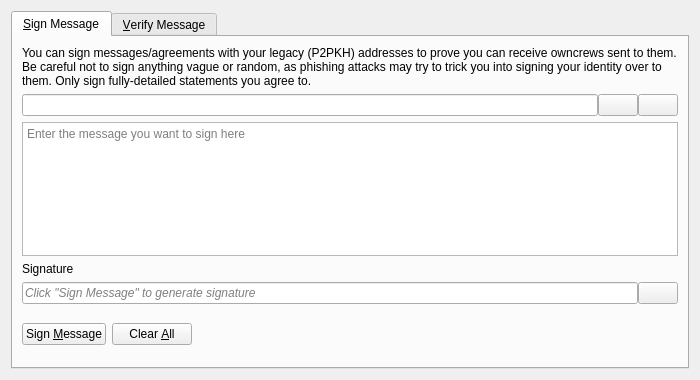
<?xml version="1.0" encoding="UTF-8"?>
<ui version="4.0">
 <class>SignVerifyMessageDialog</class>
 <widget class="QDialog" name="SignVerifyMessageDialog">
  <property name="geometry">
   <rect>
    <x>0</x>
    <y>0</y>
    <width>700</width>
    <height>380</height>
   </rect>
  </property>
  <property name="windowTitle">
   <string>Signatures - Sign / Verify a Message</string>
  </property>
  <property name="modal">
   <bool>true</bool>
  </property>
  <layout class="QVBoxLayout" name="verticalLayout">
   <item>
    <widget class="QTabWidget" name="tabWidget">
     <property name="currentIndex">
      <number>0</number>
     </property>
     <widget class="QWidget" name="tabSignMessage">
      <attribute name="title">
       <string>&amp;Sign Message</string>
      </attribute>
      <layout class="QVBoxLayout" name="verticalLayout_SM">
       <item>
        <widget class="QLabel" name="infoLabel_SM">
         <property name="text">
          <string>You can sign messages/agreements with your legacy (P2PKH) addresses to prove you can receive owncrews sent to them. Be careful not to sign anything vague or random, as phishing attacks may try to trick you into signing your identity over to them. Only sign fully-detailed statements you agree to.</string>
         </property>
         <property name="textFormat">
          <enum>Qt::PlainText</enum>
         </property>
         <property name="wordWrap">
          <bool>true</bool>
         </property>
        </widget>
       </item>
       <item>
        <layout class="QHBoxLayout" name="horizontalLayout_1_SM">
         <property name="spacing">
          <number>0</number>
         </property>
         <item>
          <widget class="QValidatedLineEdit" name="addressIn_SM">
           <property name="toolTip">
            <string>The OwnCrew address to sign the message with</string>
           </property>
          </widget>
         </item>
         <item>
          <widget class="QPushButton" name="addressBookButton_SM">
           <property name="toolTip">
            <string>Choose previously used address</string>
           </property>
           <property name="text">
            <string/>
           </property>
           <property name="icon">
            <iconset resource="../owncrew.qrc">
             <normaloff>:/icons/address-book</normaloff>:/icons/address-book</iconset>
           </property>
           <property name="shortcut">
            <string>Alt+A</string>
           </property>
           <property name="autoDefault">
            <bool>false</bool>
           </property>
          </widget>
         </item>
         <item>
          <widget class="QPushButton" name="pasteButton_SM">
           <property name="toolTip">
            <string>Paste address from clipboard</string>
           </property>
           <property name="text">
            <string/>
           </property>
           <property name="icon">
            <iconset resource="../owncrew.qrc">
             <normaloff>:/icons/editpaste</normaloff>:/icons/editpaste</iconset>
           </property>
           <property name="shortcut">
            <string>Alt+P</string>
           </property>
           <property name="autoDefault">
            <bool>false</bool>
           </property>
          </widget>
         </item>
        </layout>
       </item>
       <item>
        <widget class="QPlainTextEdit" name="messageIn_SM">
         <property name="toolTip">
          <string>Enter the message you want to sign here</string>
         </property>
         <property name="placeholderText">
          <string>Enter the message you want to sign here</string>
         </property>
        </widget>
       </item>
       <item>
        <widget class="QLabel" name="signatureLabel_SM">
         <property name="text">
          <string>Signature</string>
         </property>
         <property name="textFormat">
          <enum>Qt::PlainText</enum>
         </property>
        </widget>
       </item>
       <item>
        <layout class="QHBoxLayout" name="horizontalLayout_2_SM">
         <property name="spacing">
          <number>0</number>
         </property>
         <item>
          <widget class="QLineEdit" name="signatureOut_SM">
           <property name="placeholderText">
            <string>Click "Sign Message" to generate signature</string>
           </property>
           <property name="font">
            <font>
             <italic>true</italic>
            </font>
           </property>
           <property name="readOnly">
            <bool>true</bool>
           </property>
          </widget>
         </item>
         <item>
          <widget class="QPushButton" name="copySignatureButton_SM">
           <property name="toolTip">
            <string>Copy the current signature to the system clipboard</string>
           </property>
           <property name="text">
            <string/>
           </property>
           <property name="icon">
            <iconset resource="../owncrew.qrc">
             <normaloff>:/icons/editcopy</normaloff>:/icons/editcopy</iconset>
           </property>
           <property name="autoDefault">
            <bool>false</bool>
           </property>
          </widget>
         </item>
        </layout>
       </item>
       <item>
        <layout class="QHBoxLayout" name="horizontalLayout_3_SM">
         <item>
          <widget class="QPushButton" name="signMessageButton_SM">
           <property name="toolTip">
            <string>Sign the message to prove you own this OwnCrew address</string>
           </property>
           <property name="text">
            <string>Sign &amp;Message</string>
           </property>
           <property name="icon">
            <iconset resource="../owncrew.qrc">
             <normaloff>:/icons/edit</normaloff>:/icons/edit</iconset>
           </property>
           <property name="autoDefault">
            <bool>false</bool>
           </property>
          </widget>
         </item>
         <item>
          <widget class="QPushButton" name="clearButton_SM">
           <property name="toolTip">
            <string>Reset all sign message fields</string>
           </property>
           <property name="text">
            <string>Clear &amp;All</string>
           </property>
           <property name="icon">
            <iconset resource="../owncrew.qrc">
             <normaloff>:/icons/remove</normaloff>:/icons/remove</iconset>
           </property>
           <property name="autoDefault">
            <bool>false</bool>
           </property>
          </widget>
         </item>
         <item>
          <spacer name="horizontalSpacer_1_SM">
           <property name="orientation">
            <enum>Qt::Horizontal</enum>
           </property>
           <property name="sizeHint" stdset="0">
            <size>
             <width>40</width>
             <height>48</height>
            </size>
           </property>
          </spacer>
         </item>
         <item>
          <widget class="QLabel" name="statusLabel_SM">
           <property name="font">
            <font>
             <weight>75</weight>
             <bold>true</bold>
            </font>
           </property>
           <property name="text">
            <string/>
           </property>
           <property name="wordWrap">
            <bool>true</bool>
           </property>
          </widget>
         </item>
         <item>
          <spacer name="horizontalSpacer_2_SM">
           <property name="orientation">
            <enum>Qt::Horizontal</enum>
           </property>
           <property name="sizeHint" stdset="0">
            <size>
             <width>40</width>
             <height>48</height>
            </size>
           </property>
          </spacer>
         </item>
        </layout>
       </item>
      </layout>
     </widget>
     <widget class="QWidget" name="tabVerifyMessage">
      <attribute name="title">
       <string>&amp;Verify Message</string>
      </attribute>
      <layout class="QVBoxLayout" name="verticalLayout_VM">
       <item>
        <widget class="QLabel" name="infoLabel_VM">
         <property name="text">
          <string>Enter the receiver's address, message (ensure you copy line breaks, spaces, tabs, etc. exactly) and signature below to verify the message. Be careful not to read more into the signature than what is in the signed message itself, to avoid being tricked by a man-in-the-middle attack. Note that this only proves the signing party receives with the address, it cannot prove sendership of any transaction!</string>
         </property>
         <property name="textFormat">
          <enum>Qt::PlainText</enum>
         </property>
         <property name="alignment">
          <set>Qt::AlignLeading|Qt::AlignLeft|Qt::AlignTop</set>
         </property>
         <property name="wordWrap">
          <bool>true</bool>
         </property>
        </widget>
       </item>
       <item>
        <layout class="QHBoxLayout" name="horizontalLayout_1_VM">
         <property name="spacing">
          <number>0</number>
         </property>
         <item>
          <widget class="QValidatedLineEdit" name="addressIn_VM">
           <property name="toolTip">
            <string>The OwnCrew address the message was signed with</string>
           </property>
          </widget>
         </item>
         <item>
          <widget class="QPushButton" name="addressBookButton_VM">
           <property name="toolTip">
            <string>Choose previously used address</string>
           </property>
           <property name="text">
            <string/>
           </property>
           <property name="icon">
            <iconset resource="../owncrew.qrc">
             <normaloff>:/icons/address-book</normaloff>:/icons/address-book</iconset>
           </property>
           <property name="shortcut">
            <string>Alt+A</string>
           </property>
           <property name="autoDefault">
            <bool>false</bool>
           </property>
          </widget>
         </item>
        </layout>
       </item>
       <item>
        <widget class="QPlainTextEdit" name="messageIn_VM">
          <property name="toolTip">
            <string>The signed message to verify</string>
          </property>
          <property name="placeholderText">
            <string>The signed message to verify</string>
          </property>
        </widget>
       </item>
       <item>
        <widget class="QValidatedLineEdit" name="signatureIn_VM">
          <property name="toolTip">
            <string>The signature given when the message was signed</string>
          </property>
          <property name="placeholderText">
            <string>The signature given when the message was signed</string>
          </property>
        </widget>
       </item>
       <item>
        <layout class="QHBoxLayout" name="horizontalLayout_2_VM">
         <item>
          <widget class="QPushButton" name="verifyMessageButton_VM">
           <property name="toolTip">
            <string>Verify the message to ensure it was signed with the specified OwnCrew address</string>
           </property>
           <property name="text">
            <string>Verify &amp;Message</string>
           </property>
           <property name="icon">
            <iconset resource="../owncrew.qrc">
             <normaloff>:/icons/transaction_0</normaloff>:/icons/transaction_0</iconset>
           </property>
           <property name="autoDefault">
            <bool>false</bool>
           </property>
          </widget>
         </item>
         <item>
          <widget class="QPushButton" name="clearButton_VM">
           <property name="toolTip">
            <string>Reset all verify message fields</string>
           </property>
           <property name="text">
            <string>Clear &amp;All</string>
           </property>
           <property name="icon">
            <iconset resource="../owncrew.qrc">
             <normaloff>:/icons/remove</normaloff>:/icons/remove</iconset>
           </property>
           <property name="autoDefault">
            <bool>false</bool>
           </property>
          </widget>
         </item>
         <item>
          <spacer name="horizontalSpacer_1_VM">
           <property name="orientation">
            <enum>Qt::Horizontal</enum>
           </property>
           <property name="sizeHint" stdset="0">
            <size>
             <width>40</width>
             <height>48</height>
            </size>
           </property>
          </spacer>
         </item>
         <item>
          <widget class="QLabel" name="statusLabel_VM">
           <property name="font">
            <font>
             <weight>75</weight>
             <bold>true</bold>
            </font>
           </property>
           <property name="text">
            <string/>
           </property>
           <property name="wordWrap">
            <bool>true</bool>
           </property>
          </widget>
         </item>
         <item>
          <spacer name="horizontalSpacer_2_VM">
           <property name="orientation">
            <enum>Qt::Horizontal</enum>
           </property>
           <property name="sizeHint" stdset="0">
            <size>
             <width>40</width>
             <height>48</height>
            </size>
           </property>
          </spacer>
         </item>
        </layout>
       </item>
      </layout>
     </widget>
    </widget>
   </item>
  </layout>
 </widget>
 <customwidgets>
  <customwidget>
   <class>QValidatedLineEdit</class>
   <extends>QLineEdit</extends>
   <header>qt/qvalidatedlineedit.h</header>
  </customwidget>
 </customwidgets>
 <resources>
  <include location="../owncrew.qrc"/>
 </resources>
 <connections/>
</ui>
